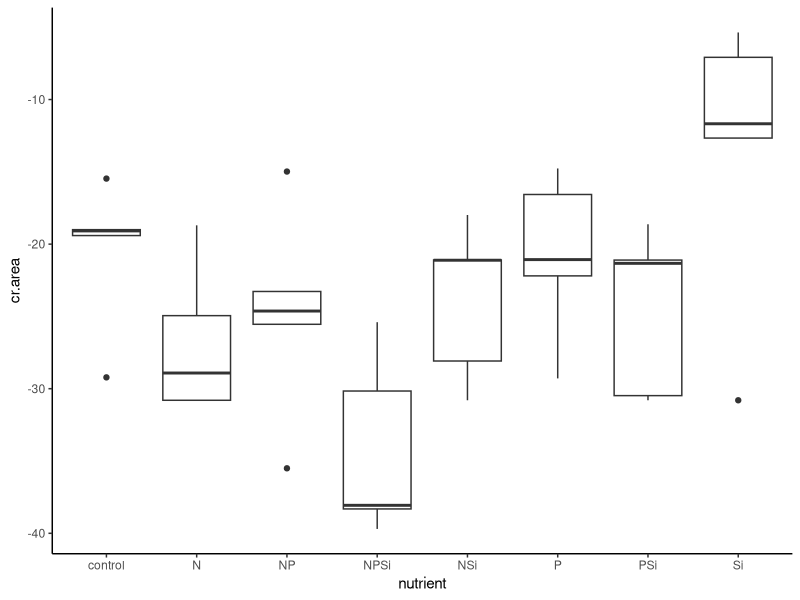
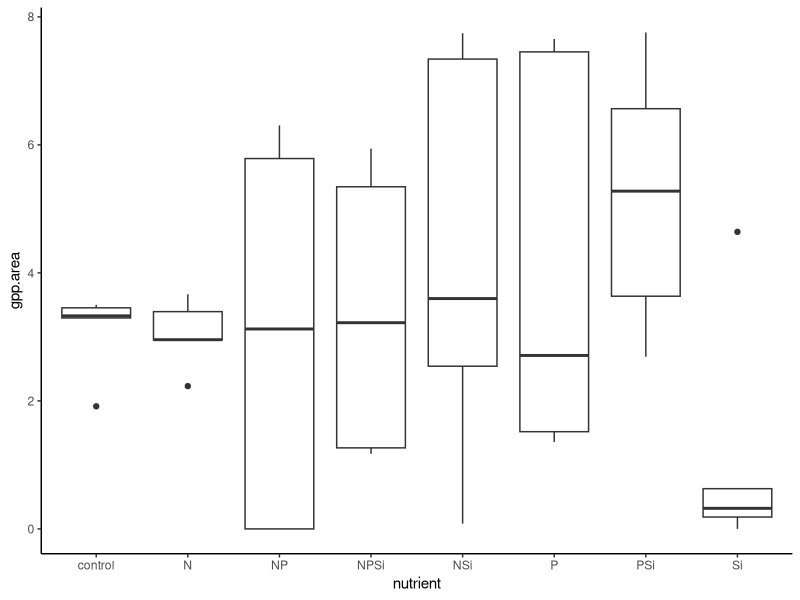
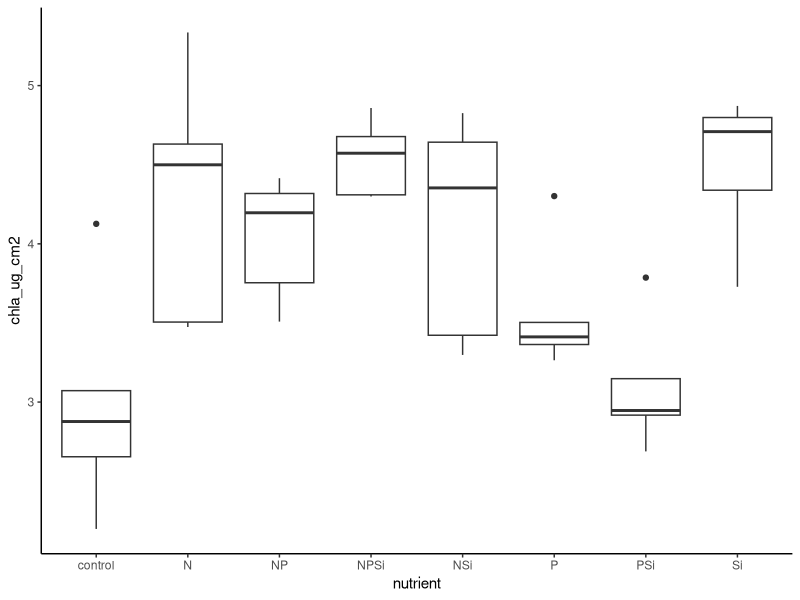
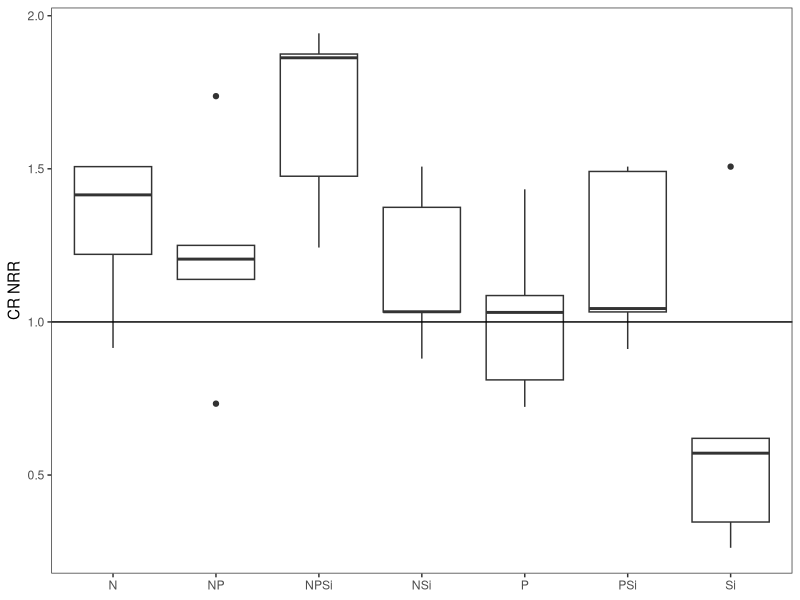
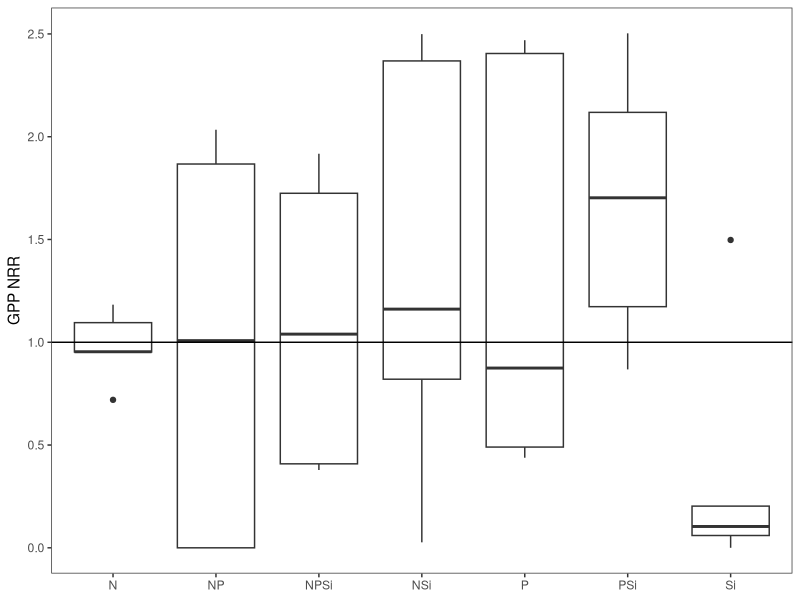
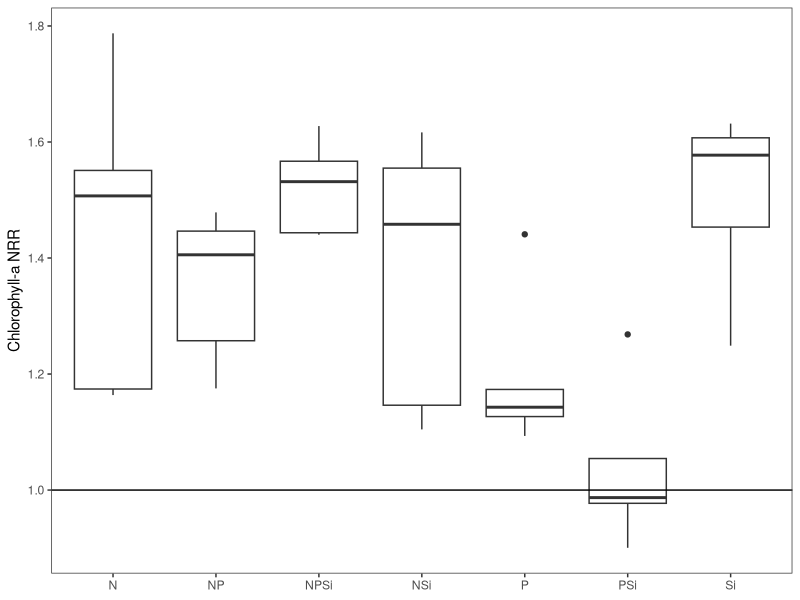
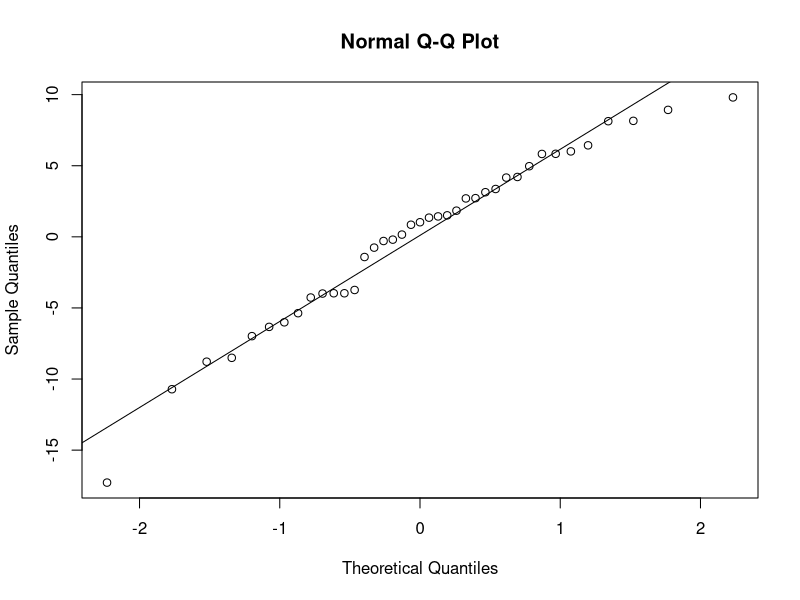
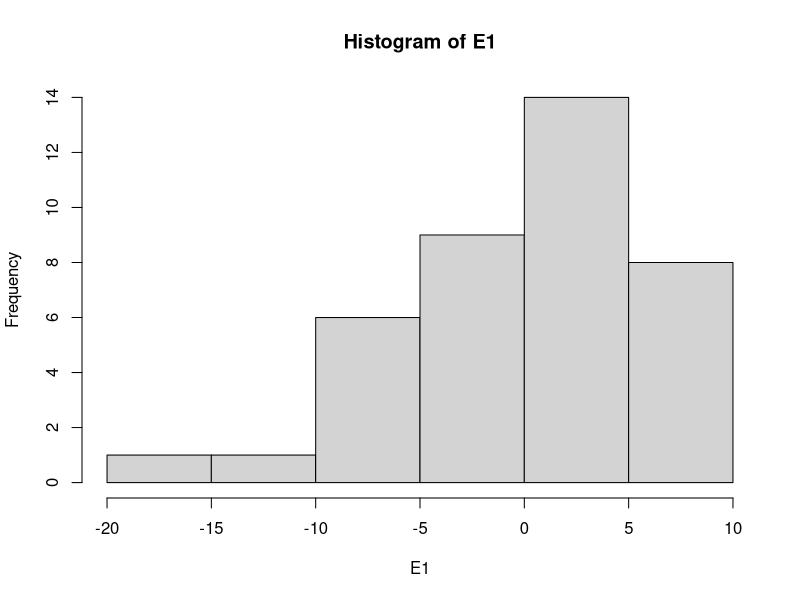

Source code (R) for these figures, in order: (Note: this script raises an error after producing the figures.)
#Author:  Clay Arango
#Creation date: 14-Feb-19
#Script to analyze NDS data from Summer 2018 WSB work with S. Roley and A. Alexiades

#packages

library(nlme)
library(nortest)
library(plyr)
library(dplyr)
library(multcomp)
library(MASS)
library(ggplot2)

#Load data
aht_summer <- read.table(file="aht_summer.csv", header=T, sep=",")

#set variable
d = aht_summer

#evaluate data to make sure factors are correct
names(d)

unique(d$nutrient) #control, N, NP, NPSi, NSi, P, PSi, Si
unique(d$N) #should be 0 and 1
unique(d$P) #should be 0 and 1
unique(d$Si) #should be 0 and 1
unique(d$top) #should be "sponge" and "glass"
#if need to change, use recode function below. 
d$top<-recode(d$top, "cellulose" ="sponge")
str(d)

#convert N and P vand Si alues (0 or 1 for absence or presence) to factors
d$N<-as.factor(d$N)
d$P<-as.factor(d$P)
d$Si<-as.factor(d$Si)
str(d)

#subset data into gpp and cr response
d.cr = subset(d, top=="sponge", data=d)
d.gpp = subset(d, top=="glass", data=d)

#check for outliers and check data entry before calculating NRR.
ggplot(d.cr, aes(x=nutrient, y=cr.area))+geom_boxplot() +theme_classic()
#one low and one high control but seem well-distributed

#calculate nrr for cr
x<-ddply(d.cr, "nutrient", summarise, ave_cr = mean(cr.area, na.rm=T)) #changed to ddply b/c allows
#to specify by column name - I had a csv file with the relevant column in a different position.
x
d.cr$cr.nrr = d.cr$cr.area/-20.436057 #divide by control ave_cr

#check for outliers and check data entry before calculating NRR.
ggplot(d.gpp, aes(x=nutrient, y=gpp.area))+geom_boxplot() +theme_classic()
#one high-ish Si value checks out
ggplot(d.gpp, aes(x=nutrient, y=chla_ug_cm2))+geom_boxplot() +theme_classic()
#one high control checks out, but consider dropping. F6

#calculate nrr for gpp and chla
x<- ddply(d.gpp, "nutrient", summarise, ave_gpp = mean(gpp.area, na.rm=T), ave_chla = mean(chla_ug_cm2, na.rm=T)) 
x
d.gpp$gpp.nrr = d.gpp$gpp.area/3.099015 #divide by control ave_gpp
d.gpp$chla.nrr = d.gpp$chla_ug_cm2/2.985545 #divide by control ave_chla
x1<- ddply(subset(d.gpp, !(nds.id=="F6")), "nutrient", summarise, ave_chla = mean(chla_ug_cm2, na.rm=T)) 
x1
d.gpp$chla.nrr_1<-d.gpp$chla_ug_cm2/2.700340
  
#now combine into one and export
d.cr$chla.nrr<-NA
d.cr$chla.nrr_1<-NA
d.cr$gpp.nrr<-NA
d.gpp$cr.nrr<-NA
d.nrr<-rbind(d.cr, d.gpp)
d.nrr$site.date<-"aht_summer"
write.table(d.nrr, "aht_summer_nrr.csv",  sep=",", quote=F, row.names =F)

###############
#plots of NRR
##############
ggplot(data=subset(d.cr, !(nutrient=="control")), aes(x=nutrient, y=cr.nrr))+geom_boxplot()+theme_bw()+
  ylab("CR NRR")+geom_abline(slope = 0, intercept = 1)+
  theme(axis.title.x=element_blank(), panel.grid.minor=element_blank(), panel.grid.major=element_blank())
#Si inhibition; others neutral or limitation

ggplot(data=subset(d.gpp, !(nutrient=="control")), aes(x=nutrient, y=gpp.nrr))+geom_boxplot()+theme_bw()+
  ylab("GPP NRR")+geom_abline(slope = 0, intercept = 1)+
  theme(axis.title.x=element_blank(), panel.grid.minor=element_blank(), panel.grid.major=element_blank())
#mostly inhibition

ggplot(data=subset(d.gpp, !(nutrient=="control")), aes(x=nutrient, y=chla.nrr))+geom_boxplot()+theme_bw()+
  ylab("Chlorophyll-a NRR")+geom_abline(slope = 0, intercept = 1)+ 
  theme(axis.title.x=element_blank(), panel.grid.minor=element_blank(), panel.grid.major=element_blank())

##########
#NRR Summary Files
#########

GPP_sum<-ddply(d.gpp, "nutrient", summarise, ave_nrr.gpp=mean(gpp.nrr, na.rm=T), sd_nrr.gpp=sd(gpp.nrr, na.rm=T), 
               se_nrr.gpp =(sd(gpp.nrr)/sqrt(sum(!is.na(gpp.nrr)))), 
               ci95_nrr.gpp = (1.96*(sd(gpp.nrr)/sqrt(sum(!is.na(gpp.nrr))))),
               ave_nrr.chla=mean(chla.nrr, na.rm=T), sd_nrr.chla=sd(chla.nrr, na.rm=T), 
               se_nrr.chla =(sd(chla.nrr)/sqrt(sum(!is.na(chla.nrr)))), 
               ci95_nrr.chla = (1.96*(sd(chla.nrr)/sqrt(sum(!is.na(chla.nrr))))))
CR_sum<-ddply(d.cr, "nutrient", summarise, ave_nrr.cr=mean(cr.nrr, na.rm=T), sd_nrr.cr=sd(cr.nrr, na.rm=T), 
              se_nrr.cr =(sd(cr.nrr)/sqrt(sum(!is.na(cr.nrr)))), 
              ci95_nrr.cr = (1.96*(sd(cr.nrr)/sqrt(sum(!is.na(cr.nrr))))))

#now combine into one and export
d.sum<-merge(GPP_sum, CR_sum, by="nutrient")
d.sum$site_date<-"aht_summer"
write.table(d.sum, "reec_summer_summ.csv",  sep=",", quote=F, row.names =F)

############################################################
#analyze RESPIRATION data
############################################################

M1<-gls(cr.area~N*P*Si, data=d.cr, na.action=na.omit)
E1<-residuals(M1)
qqnorm(E1)
qqline(E1)
ad.test(E1)
   #residuals are more-or-less normally distributed, p=0.06625. A lot of wiggle around QQ line
hist(E1) #ok
plot(M1)# a little bit heteroscedastic but not dramatically so. less variation as values increase

plot(filter(d.cr, !is.na(cr.area)) %>% dplyr::select(nutrient), 
     E1, xlab="nutrient", ylab="Residuals")
bartlett.test(cr.area~nutrient, data=d.cr)
   #variance test OK

anova(M1)
  #P and NPSi interaction signficant. in figure, Si appears higher, NP lower, all others equal to Control

ggplot(data=d.cr, aes(x=nutrient, y = cr.area))+geom_boxplot()

x <- group_by(d.cr, nutrient) %>%  # Grouping function causes subsequent functions to aggregate by treatment
  summarize(cr.mean = abs(mean(cr.area, na.rm = TRUE)), # na.rm = TRUE to remove missing values
            cr.sd=abs(sd(cr.area, na.rm = TRUE)),  # na.rm = TRUE to remove missing values
            n = sum(!is.na(cr.area)), # of observations, excluding NAs. 
            cr.se=cr.sd/sqrt(n))

ggplot(data=x, aes(x=nutrient, y=cr.mean)) + 
  geom_bar(stat="identity", position=position_dodge(), color = "black") + 
  geom_errorbar(aes(ymin=cr.mean, ymax=cr.mean+cr.se), width=0.2, 
                position=position_dodge(0.9)) + 
  xlab("Nutrient") +
  ylab(expression(Respiration~(ug~O[2]~m^{-2}~h^{-1}))) +
  ylim(0,20) +
  labs(fill="Light") +
  theme_bw() +
  theme(panel.grid.major=element_blank(),
        panel.grid.minor=element_blank(),
        legend.title=element_text(size=6),
        legend.key=element_blank(), 
        legend.position=c(0.5,0.95), 
        legend.text=element_text(size=8), 
        legend.background=element_blank(), 
        legend.direction="horizontal", 
        legend.key.size=unit(0.3, "cm"), 
        axis.title.y=element_text(size=8), 
        axis.title.x=element_text(size=8), 
        axis.text.x=element_text(size=8))


#ggsave('output/figures/Aht_summer_CRNRR.tiff',
#       units="in",
#       width=3.25,
#       height=3.25,
#       dpi=1200,
#       compression="lzw")

############################################################
#analyze the PRODUCTION data
############################################################

M1<-gls(log10(gpp.area+1)~N*P*Si, data=d.gpp, na.action=na.omit) #had to log-transform
E1<-residuals(M1)
qqnorm(E1)
qqline(E1)
ad.test(E1)
  #with log transformation: looks better, p = 0.8947)
  #w/o transformation: residuals not normal (p = 0.012, clear deviation from QQ line)

hist(E1, xlab="residuals", main="")
plot(M1)

plot(filter(d.gpp, !is.na(gpp.area)) %>% dplyr::select(nutrient), 
     E1, xlab="nutrient", ylab="Residuals")
bartlett.test(gpp.area~nutrient, data=d.gpp)
   #variance increases with value, even with transformation. will use kruskal-wallis

ggplot(data=d.gpp, aes(x=nutrient, y = gpp.area))+geom_boxplot()# one funky control value!! check on it!!
anova(M1)#doing anova anyway
#nothing significant

kruskal.test(gpp.area~N+P+Si, data=d.gpp, na.action=na.omit)#kruskal-wallis can only have 1 factor


x <- group_by(d.gpp, nutrient) %>%  # Grouping function causes subsequent functions to aggregate by season and reach
  summarize(gpp.mean = abs(mean(gpp.area, na.rm = TRUE)), # na.rm = TRUE to remove missing values
            gpp.sd=abs(sd(gpp.area, na.rm = TRUE)),  # na.rm = TRUE to remove missing values
            n = sum(!is.na(gpp.area)), # of observations, excluding NAs. 
            gpp.se=gpp.sd/sqrt(n))

ggplot(data=x, aes(x=nutrient, y=gpp.mean)) + 
  geom_bar(stat="identity", position=position_dodge(), color = "black") + 
  geom_errorbar(aes(ymin=gpp.mean, ymax=gpp.mean+gpp.se), width=0.2, 
                position=position_dodge(0.9)) + 
  xlab("Nutrient") +
  ylab(expression(Production~(ug~O[2]~m^{-2}~h^{-1}))) +
  labs(fill="Light") +
  theme_bw() +
  theme(panel.grid.major=element_blank(),
        panel.grid.minor=element_blank(), 
        legend.title=element_text(size=6), 
        legend.key=element_blank(),  
        legend.position=c(0.5,0.95),  
        legend.text=element_text(size=8),  
        legend.background=element_blank(),  
        legend.direction="horizontal",  
        legend.key.size=unit(0.3, "cm"),  
        axis.title.y=element_text(size=8),  
        axis.title.x=element_text(size=8),  
        axis.text.x=element_text(size=8))

#ggsave('output/figures/gppByNutrient.tiff',
#       units="in",
#       width=3.25,
#       height=3.25,
#       dpi=1200,
#       compression="lzw")


#BELOW HERE IS NOT EDITED





############################################################
#analyze the CHL-A biomass on disks

M1<-gls(chla~N*P*light, data=roza_sum.chla, na.action=na.omit)
E1<-residuals(M1)
qqnorm(E1)
qqline(E1)
ad.test(E1)
  #residuals look bad (p=0.001)
hist(E1)
plot(M1)

vf1 = varIdent(form = ~ 1|N*P)
vf2 = varIdent(form = ~ 1|light)
vf3 = varIdent(form = ~ 1|N*P*light)
vf4 = varPower(form = ~ fitted(.)) 
vf5 = varExp(form = ~ fitted(.))
vf6 = varConstPower(form = ~ fitted(.))
vf7 = varExp(form = ~ fitted(.)|nutrient)

M2<-gls(chla~N*P*light, data=roza_sum.chla, na.action=na.omit, weights=vf1)
M3<-gls(chla~N*P*light, data=roza_sum.chla, na.action=na.omit, weights=vf2)
M4<-gls(chla~N*P*light, data=roza_sum.chla, na.action=na.omit, weights=vf3)
M5<-gls(chla~N*P*light, data=roza_sum.chla, na.action=na.omit, weights=vf4)
M6<-gls(chla~N*P*light, data=roza_sum.chla, na.action=na.omit, weights=vf5)
M7<-gls(chla~N*P*light, data=roza_sum.chla, na.action=na.omit, weights=vf6)
M8<-gls(chla~N*P*light, data=roza_sum.chla, na.action=na.omit, weights=vf7)

anova(M1,M2,M3,M4,M5,M6,M7,M8)

#M3 is best on AIC

E3<-residuals(M3)
qqnorm(E3)
qqline(E3)
ad.test(E3)
#residuals are not normal (p=0.001)
hist(E3, xlab="residuals", main="")
plot(M3)
  #hist and plot look good

plot(filter(roza_sum.chla, !is.na(chla)) %>% dplyr::select(light), 
     E3, xlab="light", ylab="Residuals")
bartlett.test(chla~light, data=roza_sum.chla)

plot(filter(roza_sum.chla, !is.na(chla)) %>% dplyr::select(nutrient), 
     E3, xlab="nutrient", ylab="Residuals")
bartlett.test(chla~nutrient, data=roza_sum.chla)

anova(M3)

#light is significant and N and P separately interact with light

x<-roza_sum.chla[complete.cases(roza_sum.chla$chla),]

with(x, 
     interaction.plot(nutrient,light,chla, 
                      ylim=c(0,1.5),lty=c(1,12),lwd=2,ylab="Chlorophyll a", 
                      xlab="Nutrient", trace.label="Light"))

x <- group_by(roza_sum.chla, nutrient, light) %>%  # Grouping function causes subsequent functions to aggregate by season and reach
  summarize(chla.mean = mean(chla, na.rm = TRUE), # na.rm = TRUE to remove missing values
            chla.sd=sd(chla, na.rm = TRUE),  # na.rm = TRUE to remove missing values
            n = sum(!is.na(chla)), # of observations, excluding NAs. 
            chla.se=chla.sd/sqrt(n))

ggplot(data=x, 
       aes(x=nutrient, y=chla.mean, fill=light)) + 
  geom_bar(stat="identity", position=position_dodge(), color = "black") + 
  geom_errorbar(aes(ymin=chla.mean, ymax=chla.mean+chla.se), width=0.2, 
                position=position_dodge(0.9)) + 
  scale_fill_manual(values=c("white","black")) +
  xlab("Nutrient") +
  ylab(expression(Chlorophyll~a~(ug~cm^{-2}))) +
  ylim(0,1.7) +
  labs(fill="Light") +
  theme_bw() +
  theme(panel.grid.major=element_blank(), 
        panel.grid.minor=element_blank(), 
        legend.title=element_text(size=6), 
        legend.key=element_blank(), 
        legend.position=c(0.5,0.95), 
        legend.text=element_text(size=8), 
        legend.background=element_blank(), 
        legend.direction="horizontal", 
        legend.key.size=unit(0.3, "cm"), 
        axis.title.y=element_text(size=8), 
        axis.title.x=element_text(size=8), 
        axis.text.x=element_text(size=8))

ggsave('output/figures/chlaByNutrientLight.tiff',
       units="in",
       width=3.25,
       height=3.25,
       dpi=1200,
       compression="lzw")



############################################################
############################################################
#calculate nrr mean and standard error
x1 <- group_by(roza_sum, nutrient, light) %>%  # Grouping function causes subsequent functions to aggregate by season and reach
  summarize(chla.nrr.mean = mean(chla.nrr, na.rm = TRUE), # na.rm = TRUE to remove missing values
            chla.nrr.sd=sd(chla.nrr, na.rm = TRUE),  # na.rm = TRUE to remove missing values
            chla.n = sum(!is.na(chla.nrr)), # of observations, excluding NAs. 
            chla.nrr.se=chla.nrr.sd/sqrt(chla.n))


x2 <- group_by(roza_sum, nutrient, light) %>%  # Grouping function causes subsequent functions to aggregate by season and reach
  summarize(gpp.nrr.mean = mean(gpp.nrr, na.rm = TRUE), # na.rm = TRUE to remove missing values
            gpp.nrr.sd=sd(gpp.nrr, na.rm = TRUE),  # na.rm = TRUE to remove missing values
            gpp.n = sum(!is.na(gpp.nrr)), # of observations, excluding NAs. 
            gpp.nrr.se=gpp.nrr.sd/sqrt(gpp.n))

x3 <- group_by(roza_sum, nutrient, light) %>%  # Grouping function causes subsequent functions to aggregate by season and reach
  summarize(cr.nrr.mean = mean(cr.nrr, na.rm = TRUE), # na.rm = TRUE to remove missing values
            cr.nrr.sd=sd(cr.nrr, na.rm = TRUE),  # na.rm = TRUE to remove missing values
            cr.n = sum(!is.na(cr.nrr)), # of observations, excluding NAs. 
            cr.nrr.se=cr.nrr.sd/sqrt(cr.n))

roza_sum.nrr<-cbind(x1,x2,x3)
roza_sum.nrr <- roza_sum.nrr[, !duplicated(colnames(roza_sum.nrr))]
write.csv(roza_sum.nrr, "roza_sum.nrr.csv")
